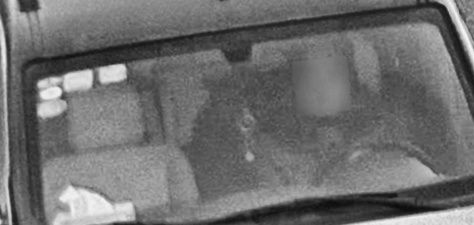
#> input picture debug_char_segmentation/1_original.jpg, 474 x 225 px
$ python -i char_segmenter.py   (imports and definitions only)
#> lines starting #> are read from the running program, lines starting #| are printed output that depends on the picture; after the words box and inside, x2 and y2 are one past the last pixel; in counts of white or black regions, pixels touching at a corner belong together
### modules/config/config_manager.py
"""
配置管理模块
负责加载和管理系统配置
"""

import os
import json
from modules.utils.exceptions import ConfigError
from modules.utils.logger import logger

class ConfigManager:
    """配置管理类，负责加载和管理系统配置"""

    def __init__(self, config_file=None):
        """初始化配置管理器

        Args:
            config_file: 配置文件路径，默认为None，将使用默认配置文件
        """
        if config_file is None:
            # 使用默认配置文件
            self.config_file = os.path.join(os.path.dirname(os.path.dirname(os.path.dirname(__file__))), 'config.json')
        else:
            self.config_file = config_file

        self.config = None
        self.current_config = None
        self.load_config()

    def load_config(self):
        """加载配置文件"""
        try:
            logger.info(f"正在加载配置文件: {self.config_file}")
            if not os.path.exists(self.config_file):
                # 如果配置文件不存在，创建默认配置
                self._create_default_config()

            with open(self.config_file, 'r', encoding='utf-8') as f:
#> (reads config.json from the repository)
                self.config = json.load(f)

            # 选择一个活动的配置
            for c in self.config["config"]:
                if c.get("open", False):
                    self.current_config = c.copy()
                    logger.info("成功加载配置")
                    break
            else:
                raise ConfigError("没有设置有效的配置参数")
#> further down, picture is the input picture: shape (225, 474, 3); min 10, max 246, mean 109.7

        except Exception as e:
            logger.error(f"加载配置失败: {str(e)}")
            raise ConfigError(f"加载配置失败: {str(e)}")

    # [30 lines left out: function _create_default_config, not called in this run]

    def get_config(self):
        """获取当前活动的配置

        Returns:
            dict: 当前活动的配置
        """
        return self.current_config

    # [9 lines left out: function save_config, not called in this run]

# 创建全局配置管理器实例
config_manager = ConfigManager()

### modules/utils/logger.py
import logging
import os
from datetime import datetime

class Logger:
    """日志系统类，提供应用程序的日志记录功能"""

    def __init__(self, log_level=logging.INFO):
        """初始化日志系统

        Args:
            log_level: 日志级别，默认为INFO
        """
        # 创建日志目录
        self.log_dir = os.path.join(os.path.dirname(os.path.dirname(os.path.dirname(__file__))), 'logs')
        if not os.path.exists(self.log_dir):
            os.makedirs(self.log_dir)

        # 设置日志文件名
        current_date = datetime.now().strftime('%Y-%m-%d')
        log_filename = os.path.join(self.log_dir, f'car_license_{current_date}.log')

        # 配置日志格式
        self.logger = logging.getLogger('car_license')
        self.logger.setLevel(log_level)

        # 防止重复添加handler
        if not self.logger.handlers:
            # 文件处理器
            file_handler = logging.FileHandler(log_filename, encoding='utf-8')
            file_handler.setLevel(log_level)

            # 控制台处理器
            console_handler = logging.StreamHandler()
            console_handler.setLevel(log_level)

            # 日志格式
            formatter = logging.Formatter(
                '%(asctime)s - %(name)s - %(levelname)s - %(message)s'
            )
            file_handler.setFormatter(formatter)
            console_handler.setFormatter(formatter)

            # 添加处理器
            self.logger.addHandler(file_handler)
            self.logger.addHandler(console_handler)

    def debug(self, message):
        """记录调试级别的日志"""
        self.logger.debug(message)

    def info(self, message):
        """记录信息级别的日志"""
        self.logger.info(message)

    def warning(self, message):
        """记录警告级别的日志"""
        self.logger.warning(message)

    def error(self, message):
        """记录错误级别的日志"""
        self.logger.error(message)

    def critical(self, message):
        """记录严重错误级别的日志"""
        self.logger.critical(message)

# 创建全局日志实例
logger = Logger()

### modules/character_segmentation/char_segmenter.py
"""
字符分割模块
负责将车牌图像分割为单个字符
"""

import cv2
import numpy as np
import matplotlib.pyplot as plt
import os
from modules.utils.exceptions import CharacterSegmentationError
from modules.utils.logger import logger
from modules.config.config_manager import config_manager

class CharSegmenter:
    """字符分割类，负责将车牌图像分割为单个字符"""

    def __init__(self):
        """初始化字符分割器"""
        self.config = config_manager.get_config()
        self.debug_mode = self.config.get("debug_mode", False)

        # 设置标准字符数量
        self.std_plate_chars = 7  # 普通车牌7个字符
        self.green_plate_chars = 8  # 新能源车牌8个字符

        # 字符大小标准化参数
        self.char_w = 20  # 标准字符宽度
        self.char_h = 40  # 标准字符高度

        # 创建调试目录
        if self.debug_mode and not os.path.exists("debug_chars"):
            os.makedirs("debug_chars")

    def find_waves(self, threshold, histogram):
        """根据设定的阈值和图片直方图，找出波峰，用于分隔字符

        Args:
            threshold: 阈值
            histogram: 直方图

        Returns:
            list: 波峰的起始和结束位置列表
        """
        up_point = -1  # 上升点
        is_peak = False
        if histogram[0] > threshold:
            up_point = 0
            is_peak = True
        wave_peaks = []
        for i, x in enumerate(histogram):
            if is_peak and x < threshold:
                if i - up_point > 2:
                    is_peak = False
                    wave_peaks.append((up_point, i))
            elif not is_peak and x >= threshold:
                is_peak = True
                up_point = i
        if is_peak and up_point != -1 and i - up_point > 4:
            wave_peaks.append((up_point, i))
        return wave_peaks

    def _preprocess_plate(self, plate_img):
        """预处理车牌图像

        Args:
            plate_img: 原始车牌图像

        Returns:
            tuple: (灰度图, 二值图列表)
        """
        # 保存原始图像用于调试
        if self.debug_mode:
            cv2.imwrite("debug_chars/01_plate_original.jpg", plate_img)

        # 调整车牌图像大小
        h, w = plate_img.shape[:2]
        aspect_ratio = float(w) / h

        # 标准车牌宽高比约为3.2:1
        if 2.7 <= aspect_ratio <= 4.5:
            # 保持原始宽高比调整大小
            new_h = 140  # 固定高度
            new_w = int(new_h * aspect_ratio)
            plate_img = cv2.resize(plate_img, (new_w, new_h), interpolation=cv2.INTER_CUBIC)
        else:
            logger.warning(f"车牌宽高比异常: {aspect_ratio:.2f}")
            # 强制调整为标准比例
            plate_img = cv2.resize(plate_img, (440, 140), interpolation=cv2.INTER_CUBIC)
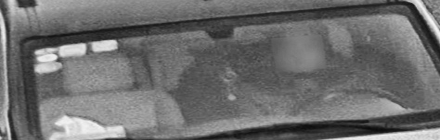
#> plate_img: shape (140, 440, 3); min 10, max 246, mean 109.7

        # 灰度化
        gray_plate = cv2.cvtColor(plate_img, cv2.COLOR_BGR2GRAY)

        # 增强对比度（使用CLAHE）
        clahe = cv2.createCLAHE(clipLimit=3.0, tileGridSize=(8, 4))
        enhanced_gray = clahe.apply(gray_plate)
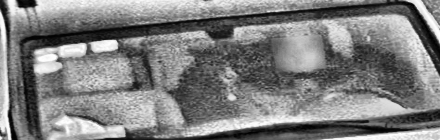
#> enhanced_gray: shape (140, 440); min 0, max 255, mean 127.3

        if self.debug_mode:
            cv2.imwrite("debug_chars/02_gray_enhanced.jpg", enhanced_gray)

        # 创建多种二值化结果，以便后续选择最佳结果
        binary_results = []

        # 方法1：全局阈值二值化 (OTSU)
        _, binary_otsu = cv2.threshold(enhanced_gray, 0, 255, cv2.THRESH_BINARY_INV + cv2.THRESH_OTSU)
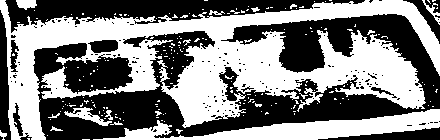
#> binary_otsu: shape (140, 440); 50.3% white; 170 black regions (158 under 20 px), largest, box (x1, y1, x2, y2) and area: (33, 14, 440, 140) 22161, (5, 0, 365, 33) 5122, (0, 10, 11, 140) 937
        binary_results.append(("OTSU", binary_otsu))

        # 方法2：自适应阈值二值化 (高斯)
        binary_adaptive1 = cv2.adaptiveThreshold(
            enhanced_gray, 255, cv2.ADAPTIVE_THRESH_GAUSSIAN_C,
            cv2.THRESH_BINARY_INV, 11, 2
        )
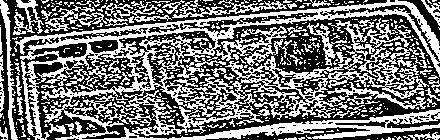
#> binary_adaptive1: shape (140, 440); 45.9% white; 492 white regions (416 under 20 px), largest, box (x1, y1, x2, y2) and area: (14, 0, 440, 140) 18762, (216, 26, 287, 66) 858, (0, 0, 18, 140) 637
        binary_results.append(("Adaptive1", binary_adaptive1))

        # 方法3：自适应阈值二值化 (均值)
        binary_adaptive2 = cv2.adaptiveThreshold(
            enhanced_gray, 255, cv2.ADAPTIVE_THRESH_MEAN_C,
            cv2.THRESH_BINARY_INV, 11, 2
        )
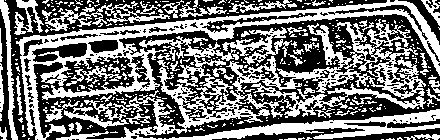
#> binary_adaptive2: shape (140, 440); 46.4% white; 412 white regions (357 under 20 px), largest, box (x1, y1, x2, y2) and area: (56, 19, 440, 140) 12074, (16, 0, 440, 140) 7805, (42, 1, 170, 31) 1065
        binary_results.append(("Adaptive2", binary_adaptive2))

        # 尝试不同的形态学操作改善二值图
        processed_binaries = []

        for name, binary in binary_results:
            # 形态学操作
            kernel = cv2.getStructuringElement(cv2.MORPH_RECT, (2, 2))

            # 开运算：先腐蚀后膨胀，去除小噪点
            binary_open = cv2.morphologyEx(binary, cv2.MORPH_OPEN, kernel)
            processed_binaries.append((f"{name}_Open", binary_open))

            # 闭运算：先膨胀后腐蚀，填充小孔
            binary_close = cv2.morphologyEx(binary, cv2.MORPH_CLOSE, kernel)
            processed_binaries.append((f"{name}_Close", binary_close))

            # 尝试更大的核进行闭运算，用于连接断开的字符
            kernel_large = cv2.getStructuringElement(cv2.MORPH_RECT, (3, 3))
            binary_close_large = cv2.morphologyEx(binary, cv2.MORPH_CLOSE, kernel_large)
            processed_binaries.append((f"{name}_CloseLarge", binary_close_large))
#> this loop made 3 passes
#> name on passes 1 to 3: 'OTSU', 'Adaptive1', 'Adaptive2'
#> after the loop, processed_binaries = 9 items
#> (the rest of the program and of its run is left out)
